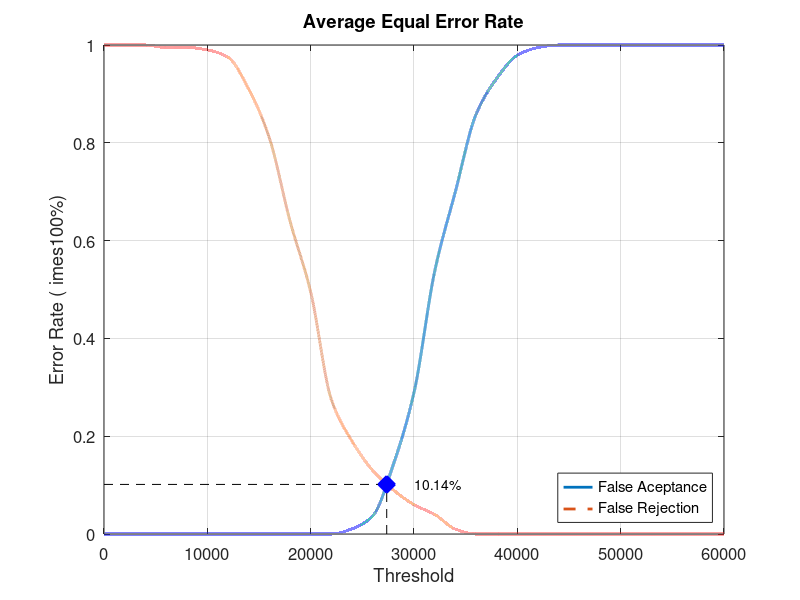
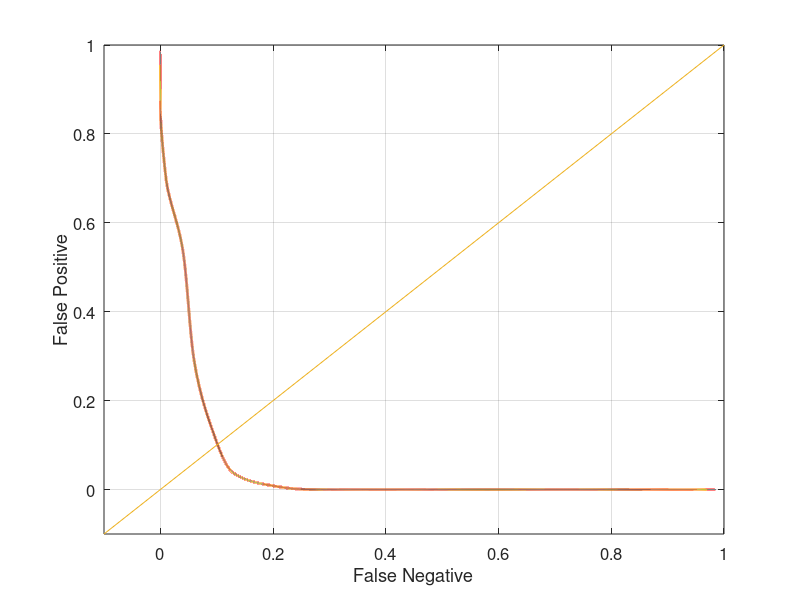

Source code (MATLAB) for these figures, in order:
close all;
clear;
clc;
x = 0:2000:60000;
xq = 0:0.5:60000;

y0 = [0 0 0 0 0 0 0 0 0 0 0 0 0.0105263 0.0368421 0.142105 0.289474 0.536842 0.7 0.857895 0.931579 0.978947 0.994737 1 1 1 1 1 1 1 1 1]
yy0 = interp1(x, y0, xq, 'pchip');
y1 = [1 1 1 0.995 0.995 0.99 0.975 0.91 0.81 0.64 0.495 0.275 0.19 0.13 0.09 0.06 0.04 0.01 0 0 0 0 0 0 0 0 0 0 0 0 0]
yy1 = interp1(x, y1, xq, 'pchip');

% Calculating EER: 
y2 = abs(y0 - y1);
find(y2 == min(y2))
yy2 = abs(yy0 - yy1);
xEER = find(yy2 == min(yy2));
xEERIndex = xq(xEER) % X-axis EER
yEER = yy0(xEER) % Y-axis EER

main = figure
plot(xq, yy0,'-','LineWidth', 2);	hold on
plot(xq, yy1,'--','LineWidth', 2);	hold on
plot([xEERIndex xEERIndex], [0 yEER], 'k--');	hold on
plot([0 xEERIndex], [yEER yEER], 'k--');	hold on
plot(xEERIndex, yEER, 'bx', 'LineWidth', 10);	hold on
text(xEERIndex + 10 * xEERIndex / 100, yEER, [num2str(round((10000 * yEER)) / 100) '%'])
legend('False Aceptance', 'False Rejection', 'Location', 'SouthEast')
xlabel('Threshold')
ylabel('Error Rate (	imes100%)')
title('Average Equal Error Rate')
set(gca, 'FontSize', 12)
axis([0 60000 0 1])
grid on

print(main, 'Database3_2Main', '-dpng');
FNRxFPR = figure('Color', [1 1 1]);
plot(yy1, yy0, '-', yy1, yy0, 'LineWidth', 2);
hold on
y = -0.1:0.1:1
plot(y, y); 
set(gca, 'FontSize', 12)
xlabel('False Negative')
ylabel('False Positive')
axis([-0.1 1 -0.1 1])
set(gca, 'FontSize', 12)
grid on

print(FNRxFPR, 'Database3_2FNRxFPR','-dpng');
